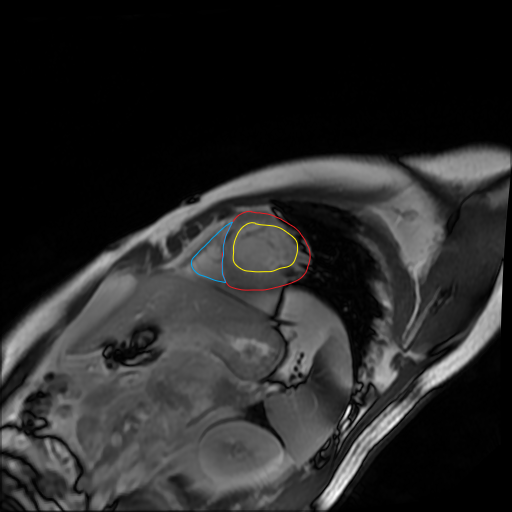
#> input picture PA0-ED-1.png, 512 x 512 px
$ python -i Single_Image_detect_all_Circle.py   (imports and definitions only)
#> lines starting #> are read from the running program, lines starting #| are printed output that depends on the picture; after the words box and inside, x2 and y2 are one past the last pixel; in counts of white or black regions, pixels touching at a corner belong together
#> further down, picture is the input picture: shape (512, 512, 3); mean B, G, R 40.1, 40.2, 40.3
# 2022-1-7,找出心肌，左心室，右心室，并保存：
# 1. 读取蓝色边框(MV)，进行轮廓近似，并保存
# 2. 读取黄色边框(LV)，进行轮廓近似，并保存，
# 3. 读取红色边框(RV)，并把三个边框相加，再次提取整个的最外层边框，进行颜色填充，把这个填充物减去蓝色边框和黄色边框，最终得到红色边框区域，并保存。
# 4. 最终把单通道的图像变为3通道，每个通道对应着MC,LV,RV
# 各个文件保存：
# Image_comtours_Fill = img_contours,
# Original_image = img,
# MC = Red_contours_fill,
# LV = Yellow_con_fill,
# RV = Blue_con_fill
# 整体思想是：提边框，轮廓近似，填充边框。

import cv2
# import matplotlib.pyplot as plt
import numpy as np


color_dist = {
    'red': {'Lower1': np.array([0, 43, 46]), 'Lower2': np.array([156, 43, 46]),
            'Upper1': np.array([10, 255, 255]), 'Upper2': np.array([180, 255, 255])},
    'yellow': {'Lower': np.array([15, 160, 50]), 'Upper': np.array([35, 255, 255])},
    'blue': {'Lower': np.array([78, 43, 43]), 'Upper': np.array([130, 255, 255])},
    }
# epsilon是"代表实际轮廓和近似轮廓之间的最大距离并代表近似精度的参数"
epsilon = 0.0005

# 定义一个展示图片的函数
# [4 lines left out: function cv_show, not called in this run]

def Single_Image_Detect_ThreeCicle(img):
    hsv = cv2.cvtColor(img, cv2.COLOR_BGR2HSV)
#> hsv: shape (512, 512, 3); mean H, S, V 0.4, 0.7, 40.4
    # cv_show('Original_image', img)

    ## Yellow
    # find the yellow contours
    Yellow_mask = cv2.inRange(hsv, color_dist['yellow']['Lower'], color_dist['yellow']['Upper'])
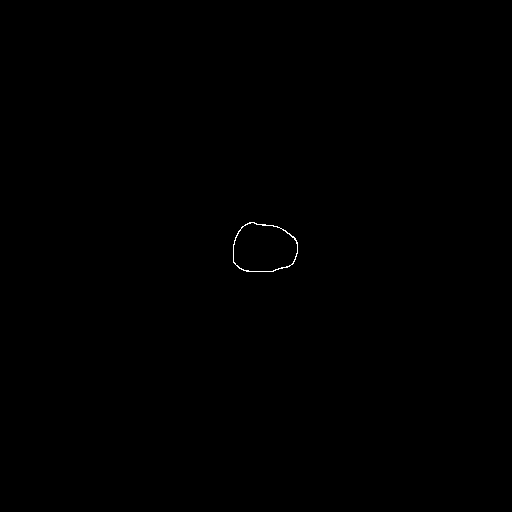
#> Yellow_mask: shape (512, 512); 0.09% white in thin lines or dots, all inside (x1, y1, x2, y2) = (233, 222, 298, 272)
    Yellow_contour = cv2.bitwise_and(hsv, hsv, mask=Yellow_mask)
#> Yellow_contour: shape (512, 512, 3); mean H, S, V 0, 0.2, 0.2
    # fill the contours
    color = cv2.cvtColor(Yellow_contour, cv2.COLOR_BGR2GRAY)
    Yellow_contour_gray1 = color
    Yellow_contours, Yellow_hierarchy = cv2.findContours(Yellow_contour_gray1, cv2.RETR_TREE, cv2.CHAIN_APPROX_NONE)
#> Yellow_contours = 2 contours; box (x1, y1, x2, y2) and area: (233, 222, 298, 272) 2577, (233, 222, 298, 272) 2518; Yellow_hierarchy = [[-1, -1, 1, -1], [-1, -1, -1, 0]]
    if (Yellow_hierarchy.any() == None):
        Yellow_con_fill = np.zeros(img.shape)
    else:
        Yellow_contours_approx= cv2.approxPolyDP(Yellow_contours[0],epsilon,True)  # 轮廓线近似
#> Yellow_contours_approx = contour of 76 points, box (x1, y1, x2, y2) (233, 222, 298, 272), area 2577
        Yellow_con_fill = cv2.fillPoly(Yellow_contour_gray1, [Yellow_contours_approx], (255, 0, 0))
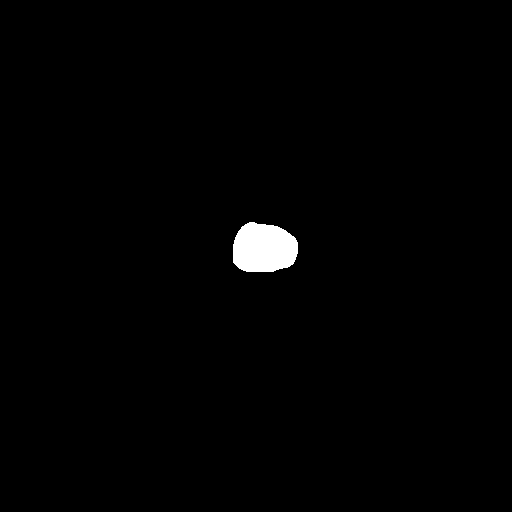
#> Yellow_con_fill: shape (512, 512); 1% white; 1 white region, box (x1, y1, x2, y2) and area: (233, 222, 298, 272) 2665

    ## Blue
    # find the blue contours
    Blue_mask = cv2.inRange(hsv, color_dist['blue']['Lower'], color_dist['blue']['Upper'])
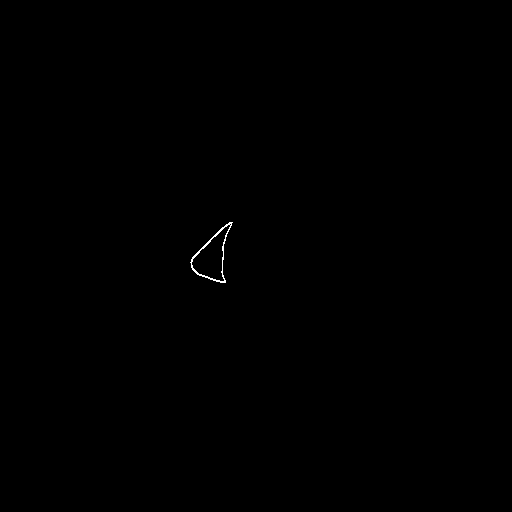
#> Blue_mask: shape (512, 512); 0.11% white in thin lines or dots, all inside (x1, y1, x2, y2) = (190, 222, 233, 283)
    Blue_contour = cv2.bitwise_and(hsv, hsv, mask=Blue_mask)
#> Blue_contour: shape (512, 512, 3); mean H, S, V 0.1, 0.2, 0.2
    # 多边形近似
    Blue_contour_gray1 = cv2.cvtColor(Blue_contour, cv2.COLOR_BGR2GRAY)
    Blue_contours, Blue_hierarchy = cv2.findContours(Blue_contour_gray1, cv2.RETR_TREE, cv2.CHAIN_APPROX_NONE)
#> Blue_contours = 3 contours, 1 with area under 20; largest, box (x1, y1, x2, y2) and area: (190, 222, 233, 283) 1190, (191, 224, 231, 282) 1052; Blue_hierarchy = [[-1, -1, 1, -1], [2, -1, -1, 0], [-1, 1, -1, 0]]
    if (Blue_hierarchy.any() == None):
        Blue_con_fill = np.zeros(Yellow_con_fill.shape)
    else:
        Blue_contours_approx = cv2.approxPolyDP(Blue_contours[0], epsilon, True)  # 轮廓线近似
#> Blue_contours_approx = contour of 58 points, box (x1, y1, x2, y2) (190, 222, 233, 283), area 1190
        Blue_con_fill = cv2.fillPoly(Blue_contour_gray1, [Blue_contours_approx], (255, 0, 0))
#> Blue_con_fill: shape (512, 512); 0.48% white; 1 white region, box (x1, y1, x2, y2) and area: (190, 222, 233, 283) 1263


    ## Red
    # find the red contours
    Red_mask1 = cv2.inRange(hsv, color_dist['red']['Lower1'], color_dist['red']['Upper1'])
#> Red_mask1: shape (512, 512); 0% white in thin lines or dots, all inside (x1, y1, x2, y2) = (223, 214, 293, 288)
    Red_mask2 = cv2.inRange(hsv, color_dist['red']['Lower2'], color_dist['red']['Upper2'])
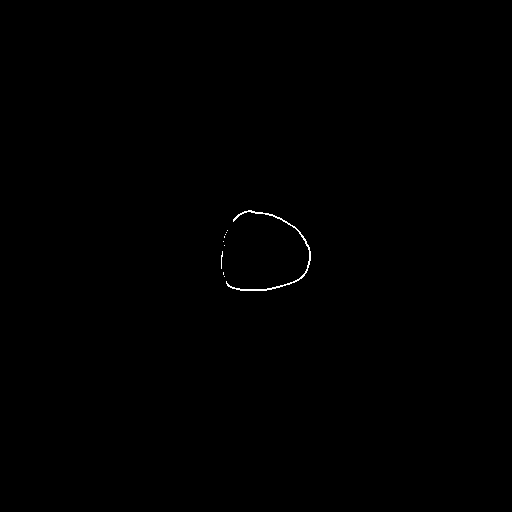
#> Red_mask2: shape (512, 512); 0.16% white in thin lines or dots, all inside (x1, y1, x2, y2) = (221, 210, 311, 291)
    Red_mask = Red_mask1 + Red_mask2 # 红色有两种色域，需要特殊处理
    Red_contour = cv2.bitwise_and(hsv, hsv, mask=Red_mask)
#> Red_contour: shape (512, 512, 3); mean H, S, V 0.3, 0.3, 0.2
    # fill the contours
    Red_Blue_Yellow_cont = Blue_contour + Yellow_contour+ Red_contour# 因为红色边框不全，只能用减的方法进行处理
#> Red_Blue_Yellow_cont: shape (512, 512, 3); mean H, S, V 0.4, 0.7, 0.6
    # cv_show('Blue_Yellow_cont', Red_Blue_Yellow_cont)
    Red_Blue_Yellow_cont_gray = cv2.cvtColor(Red_Blue_Yellow_cont, cv2.COLOR_BGR2GRAY)# 所有的轮廓进一步处理
    Red_Blue_Yellow_contours, hierarchy = cv2.findContours(Red_Blue_Yellow_cont_gray, cv2.RETR_TREE, cv2.CHAIN_APPROX_NONE)# 再次寻找轮廓，是最外层的轮廓
#> Red_Blue_Yellow_contours = 6 contours, 1 with area under 20; largest, box (x1, y1, x2, y2) and area: (190, 210, 311, 291) 6794, (222, 211, 310, 290) 5404, (233, 222, 298, 272) 2577, (233, 222, 298, 272) 2518, (191, 224, 231, 282) 1024
    Red_Blue_Yellow_cont_approx = cv2.approxPolyDP(Red_Blue_Yellow_contours[0],epsilon,True)  # 轮廓线近似
#> Red_Blue_Yellow_cont_approx = contour of 129 points, box (x1, y1, x2, y2) (190, 210, 311, 291), area 6794
    contours_all = cv2.fillConvexPoly(Red_Blue_Yellow_cont_gray, Red_Blue_Yellow_cont_approx, (255,0,0)) # 填充边界
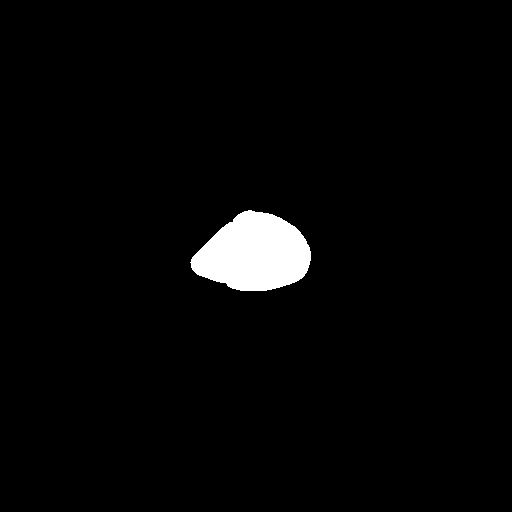
#> contours_all: shape (512, 512); 2.6% white; 1 white region, box (x1, y1, x2, y2) and area: (190, 210, 311, 291) 6934
    Red_contours_fill = contours_all- Yellow_con_fill- Blue_con_fill
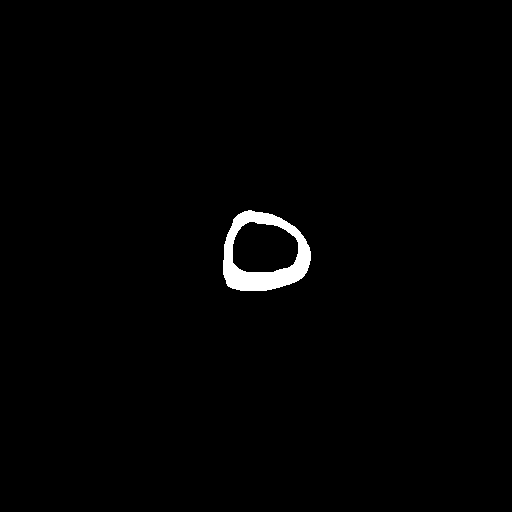
#> Red_contours_fill: shape (512, 512); 1.1% white; 1 white region, box (x1, y1, x2, y2) and area: (223, 210, 311, 291) 3006

    # a = np.load('PA0-ED-2.npz')
    # 全部和在一起，着色
    img_contours = np.zeros(img.shape)
    img_contours[:,:,0] = Blue_con_fill
    img_contours[:,:,1] = Red_contours_fill
    img_contours[:,:,2] = Yellow_con_fill
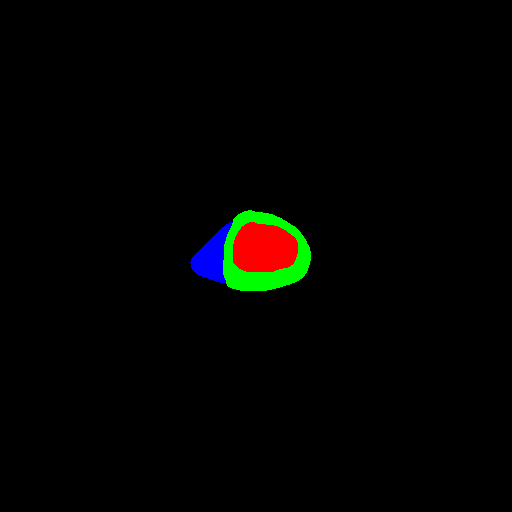
#> img_contours: shape (512, 512, 3) float64; mean of channels 0, 1, 2 1.2, 2.9, 2.6; drawn as B, G, R
    ## 保存原图，调色后的图，心肌(myocardium), 左心室(LV), 右心室(RV)
    return img_contours, Red_contours_fill, Yellow_con_fill, Blue_con_fill


# [56 lines left out: function Single_Image_Detect_TwoCicle, not called in this run]

>>> import cv2
>>> picture = cv2.imread('PA0-ED-1.png')
>>> result = Single_Image_Detect_ThreeCicle(picture)

$ run again, on PA0-ED-2.png
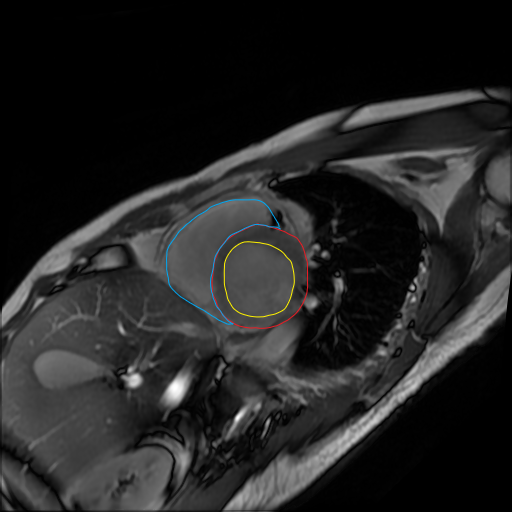
#> input picture PA0-ED-2.png, 512 x 512 px
#> picture is the input picture: shape (512, 512, 3); mean B, G, R 36, 36.1, 36
#> hsv: shape (512, 512, 3); mean H, S, V 0.6, 1.1, 36.4
#> Yellow_mask: shape (512, 512); 0.12% white in thin lines or dots, all inside (x1, y1, x2, y2) = (224, 241, 295, 318)
#> Yellow_contour: shape (512, 512, 3); mean H, S, V 0, 0.3, 0.2
#> Yellow_contours = 2 contours; box (x1, y1, x2, y2) and area: (224, 241, 295, 318) 4376, (224, 242, 295, 317) 4266; Yellow_hierarchy = [[-1, -1, 1, -1], [-1, -1, -1, 0]]
#> Yellow_contours_approx = contour of 100 points, box (x1, y1, x2, y2) (224, 241, 295, 318), area 4376
#> in Single_Image_Detect_ThreeCicle, `Yellow_con_fill = cv2.fillPoly(Yellow_contour_gray1, [Yellow_contours_..`:
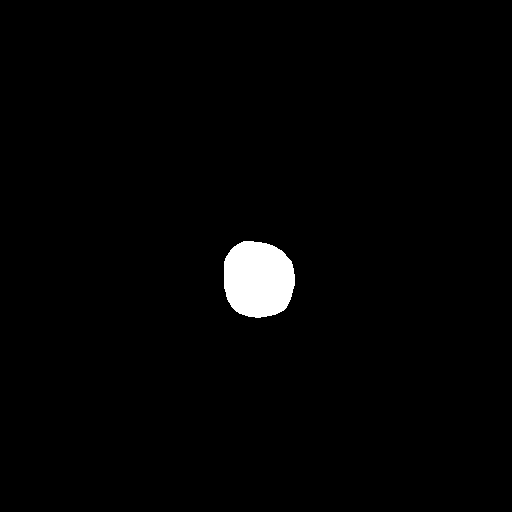
#> Yellow_con_fill: shape (512, 512); 1.7% white; 1 white region, box (x1, y1, x2, y2) and area: (224, 241, 295, 318) 4486
#> Blue_mask: shape (512, 512); 0.28% white in thin lines or dots, all inside (x1, y1, x2, y2) = (166, 199, 281, 325)
#> Blue_contour: shape (512, 512, 3); mean H, S, V 0.3, 0.5, 0.5
#> Blue_contours = 2 contours; box (x1, y1, x2, y2) and area: (166, 199, 281, 325) 5761, (166, 200, 279, 324) 5402; Blue_hierarchy = [[-1, -1, 1, -1], [-1, -1, -1, 0]]
#> Blue_contours_approx = contour of 194 points, box (x1, y1, x2, y2) (166, 199, 281, 325), area 5761
#> Blue_con_fill: shape (512, 512); 2.3% white; 1 white region, box (x1, y1, x2, y2) and area: (166, 199, 281, 325) 5948
#> Red_mask1: shape (512, 512); 0% white in thin lines or dots, all inside (x1, y1, x2, y2) = (232, 228, 309, 329)
#> Red_mask2: shape (512, 512); 0.16% white in thin lines or dots, all inside (x1, y1, x2, y2) = (211, 223, 309, 329)
#> Red_contour: shape (512, 512, 3); mean H, S, V 0.3, 0.3, 0.3
#> Red_Blue_Yellow_cont: shape (512, 512, 3); mean H, S, V 0.6, 1, 1
#> Red_Blue_Yellow_contours = 11 contours, 6 with area under 20; largest, box (x1, y1, x2, y2) and area: (166, 199, 309, 329) 13920, (212, 224, 308, 328) 7880, (166, 200, 279, 324) 5394, (224, 241, 295, 318) 4376, (224, 242, 295, 317) 4266
#> Red_Blue_Yellow_cont_approx = contour of 198 points, box (x1, y1, x2, y2) (166, 199, 309, 329), area 13920
#> contours_all: shape (512, 512); 5.4% white; 1 white region, box (x1, y1, x2, y2) and area: (166, 199, 309, 329) 14117
#> Red_contours_fill: shape (512, 512); 1.4% white; 1 white region, box (x1, y1, x2, y2) and area: (211, 225, 309, 329) 3683
#> in Single_Image_Detect_ThreeCicle, `img_contours[:,:,2] = Yellow_con_fill`:
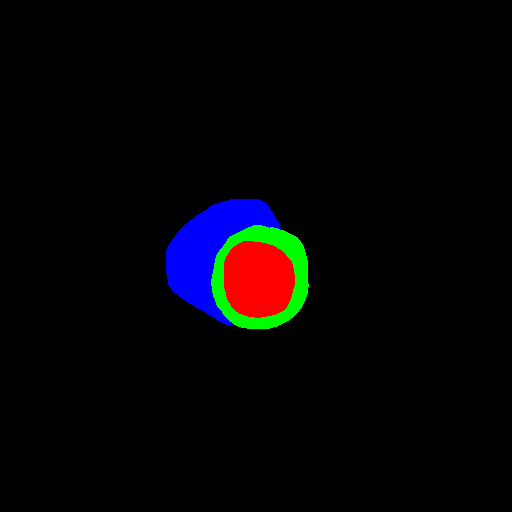
#> img_contours: shape (512, 512, 3) float64; mean of channels 0, 1, 2 5.8, 3.6, 4.4; drawn as B, G, R
